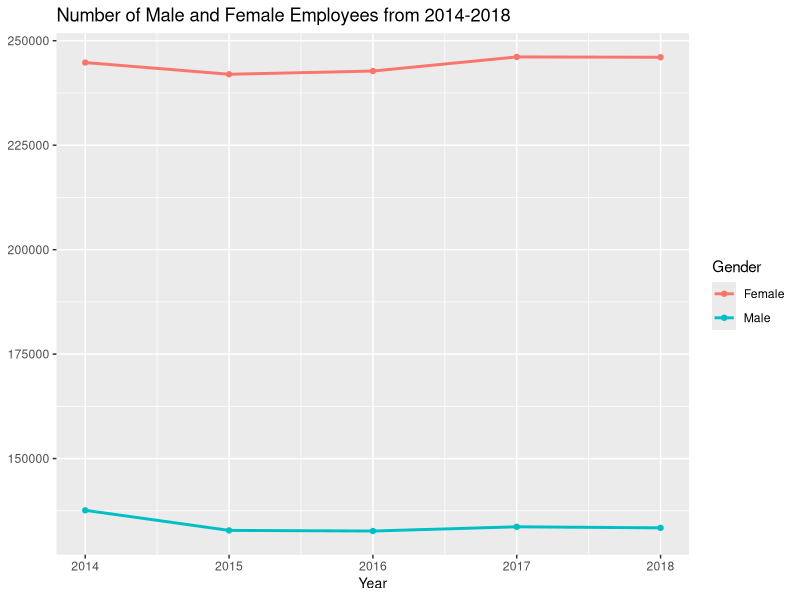
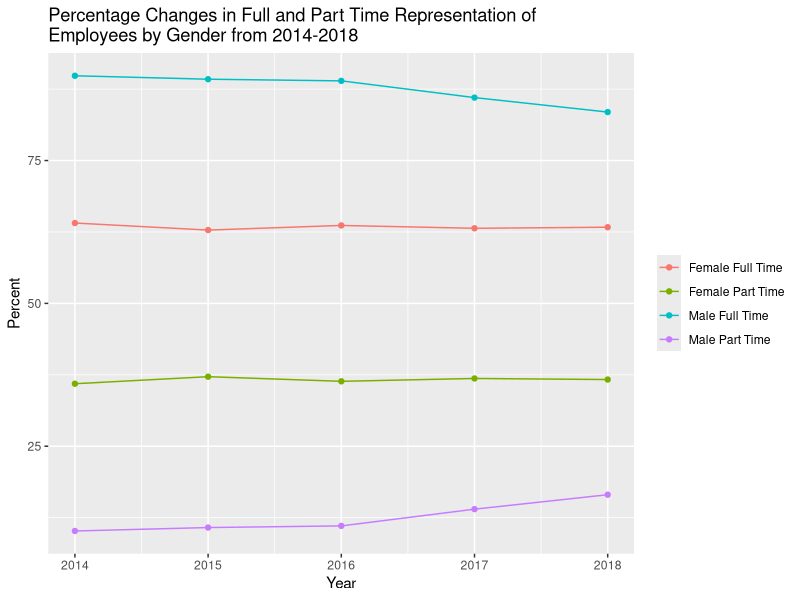
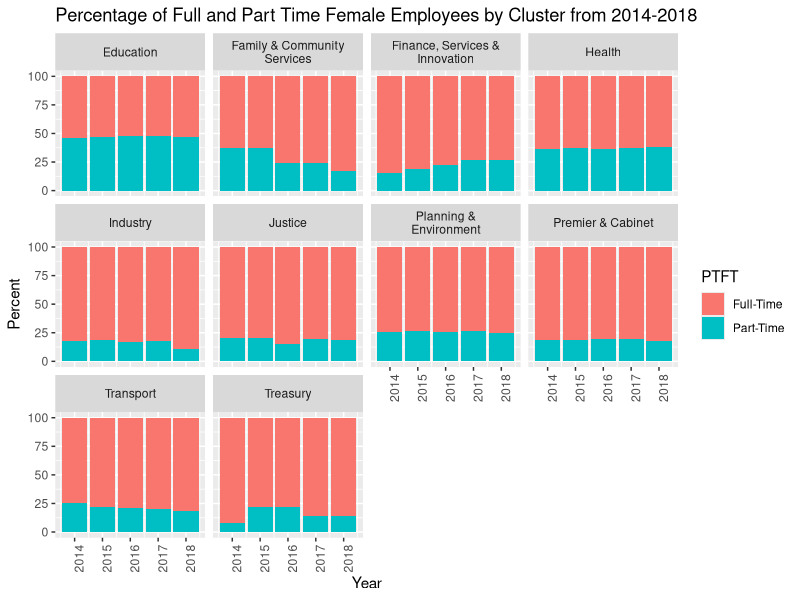
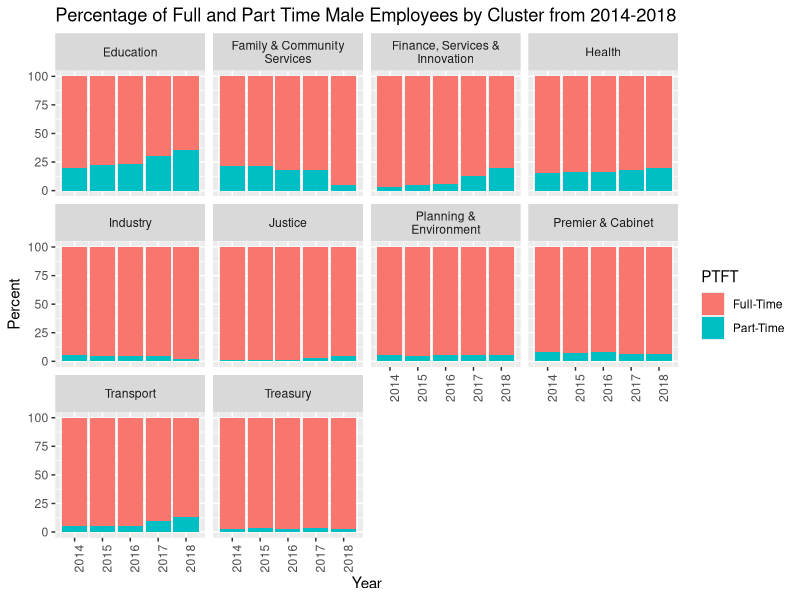

Write R code to recreate these figures, in order.
## ---- chunk 1
knitr::opts_chunk$set(echo = TRUE)
suppressWarnings(library(tidyverse))
suppressWarnings(library(formattable))
suppressWarnings(library(kableExtra))

#Function to Wrap text title in facet
swr = function(string, nwrap) {
  paste(strwrap(string, width=nwrap), collapse="\n")
}
swr = Vectorize(swr)

## ---- chunk 2
pt1 <- read.csv("ptft_table_pivotformat.csv",header=TRUE)
colnames(pt1) <- c("Cluster", "Agency", "Year", "PTFT", "Gender", "Headcount")
pt1[,6] <- as.numeric(gsub(",","",pt1$Headcount))
pt2.1 <- aggregate(pt1[,6], by = list(pt1$Year, pt1$PTFT), FUN=sum)
colnames(pt2.1) <- c("Year", "PTFT","Headcount")
pt2.2 <- aggregate(pt1[,6], by = list(pt1$Year, pt1$Cluster, pt1$PTFT), FUN=sum)
colnames(pt2.2) <- c("Year", "Cluster","PTFT","Headcount")
pt3 <- aggregate(pt1[,6], by = list(pt1$Gender, pt1$Year), FUN=sum)
colnames(pt3) <- c("Gender", "Year", "Headcount")
pt4 <- aggregate(pt1[,6], by = list(pt1$Gender, pt1$PTFT, pt1$Year), FUN=sum)
colnames(pt4) <- c("Gender", "PTFT", "Year", "Headcount")
pt5 <- aggregate(pt1[,6], by=list(pt1$Cluster, pt1$Gender, pt1$Year), FUN=sum)
colnames(pt5) <- c("Cluster","Gender", "Year", "Headcount")
pt6 <- aggregate(pt1[,6], by=list(pt1$Cluster, pt1$Gender, pt1$PTFT, pt1$Year), FUN=sum)
colnames(pt6) <- c("Cluster","Gender", "PTFT","Year", "Headcount")
## ---- chunk 3

# Question 1 Trends in Male Female Employment Over Time
Q1plot <- ggplot2::ggplot(pt3,aes(x=Year,y=Headcount, group=Gender)) + geom_line(aes(color=Gender), size=1) + geom_point(aes(color=Gender)) + ggtitle("Number of Male and Female Employees from 2014-2018") +  theme(legend.position="right", axis.title.y = element_blank(), axis.title = element_text(size=10))

num_employees <- pt3 %>% pivot_wider(names_from=Gender,values_from=Headcount)
Q1table <- kable(num_employees,caption="Number of Employees 2014-2018") %>% kable_styling(bootstrap_options = c("striped", "hover"),full_width=F)

f <- num_employees$Female
fdif <- f[2:5] - f[1:4]
fdif_percent <- fdif/f[1:4]
ave_f_change <- mean(fdif_percent[2:4])

m <- num_employees$Male
mdif <- m[2:5] - m[1:4]
mdif_percent <- mdif/m[1:4]
ave_m_change <- mean(mdif_percent[2:4])
## ---- chunk 4
Q1plot
## ---- chunk 5
# Number of Employees in each Sector from 2014 to 2018
Q2table4 <- pt2.2 %>% group_by(Year,Cluster) %>% summarize(HC = sum(Headcount)) %>% pivot_wider(names_from=Year,values_from=HC)
Q2table4 <- Q2table4[order(-Q2table4$`2018`),]
Q2table4 <- kable(Q2table4,caption="Number of employees in each sector from 2014-2018") %>% kable_styling(bootstrap_options = c("striped", "hover"),full_width=F)

#Percentage of Part time by cluster
pt7 <- pt2.1 %>% filter(Year == "2018")
pt7.1 <- pt7 %>% group_by(Year) %>% mutate(Percent = paste(round(Headcount*100/sum(Headcount),2),"%",sep=""))
ptft_sector_2018 <- pt7.1[,-3] %>% group_by(Year) %>% pivot_wider(names_from = PTFT, values_from = Percent)
Q2table2 <- kable(ptft_sector_2018,caption="Percentage of Part Time and Full Time Employees in 2018") %>% kable_styling(bootstrap_options = c("striped", "hover"),full_width=F)

pt8 <- pt2.2 %>% filter(Year == "2018")
Q2plot2 <- ggplot2::ggplot(pt8,aes(x=Cluster,y=Headcount,fill=PTFT)) + geom_bar(position="stack",stat="identity") + theme(axis.text.x = element_text(angle=90), axis.title.x = element_blank()) + ggtitle("Headcount of Full and Part Time Employees by Cluster in 2018")

Q2plot3 <- ggplot2::ggplot(pt8,aes(x=Cluster,y=Headcount,fill=PTFT)) + geom_bar(position="fill",stat="identity") + theme(axis.text.x = element_text(angle=90), axis.title.x = element_blank()) + ggtitle("Percentage of Full and Part Time Employees by Cluster in 2018") + ylab("Percentage")

pt9 <- pt8 %>% group_by(Cluster) %>% mutate(Percent = round(Headcount*100/sum(Headcount),2))
Q2table3 <- pt9[,-4] %>% group_by(Cluster) %>% pivot_wider(names_from = PTFT, values_from = Percent)
Q2table3 <- Q2table3[order(-Q2table3$`Full-Time`),]
Q2table3 <- kable(Q2table3,caption="Percentage of Part Time and Full Time Employees in 2018 by Cluster") %>% kable_styling(bootstrap_options = c("striped", "hover"),full_width=F)

## ---- chunk 6
Q2table2

## ---- chunk 7
Q2table3
## ---- chunk 8
Q2plot1 <- ggplot2::ggplot(pt4,aes(x=Year,y=Headcount, group=interaction(Gender,PTFT))) + geom_point(aes(color=Gender)) + geom_line(aes(color=Gender, linetype=PTFT), size=1) + theme(legend.position="right", axis.title.y = element_blank())+ ggtitle("Number of full time and part time employees from 2014-2018") 

pt4.1 <- pt4 %>% group_by(Year) %>% pivot_wider(names_from=c(Gender,PTFT),values_from=Headcount)
pt4.11 <- pt4.1
colnames(pt4.11) <- c("Year","Female Part Time","Female Full Time","Male Part Time", "Male Full Time")
Q2table1 <- kable(pt4.11[,c(1,4,2,5,3)],caption="Number of Part Time and Full Time Employees from 2014-2018") %>% kable_styling(bootstrap_options = c("striped", "hover"),full_width=F)

# Question 3 
# Male and Female Part Time Employees By Sector Over Time
pt4.2 <- pt4 %>% group_by(Gender, Year) %>% mutate(Percent = round( Headcount*100/sum(Headcount),2))
Q3plot1 <- ggplot2::ggplot(pt4.2,aes(x=Gender,y=Percent,fill=PTFT)) + geom_bar(position="fill", stat="identity") + facet_wrap(~Year) + ggtitle("Percentage of Full and Part Time Employees by Gender from 2014-2018")

pt4.21 <- pt4.2 %>% mutate(Gender_PTFT =case_when(
(Gender == "Female" & PTFT == "Full-Time") ~ "Female Full Time",
(Gender == "Female" & PTFT == "Part-Time") ~ "Female Part Time",
(Gender == "Male" & PTFT == "Full-Time") ~ "Male Full Time",
(Gender == "Male" & PTFT == "Part-Time") ~ "Male Part Time"))
pt4.22 <- pt4.21[,-c(1,2)]

Q3plot2 <- ggplot2::ggplot(pt4.22,aes(x=Year,y=Percent)) + geom_line(aes(colour=Gender_PTFT)) + ggtitle(swr("Percentage Changes in Full and Part Time Representation of Employees by Gender from 2014-2018",60)) + geom_point(aes(colour=Gender_PTFT)) + theme(legend.title = element_blank())
Q3plot2

Q3table1 <- pt4.1 %>% group_by(Year) %>% transmute(
    Female_PT = paste(round(`Female_Part-Time`*100/(`Female_Full-Time` + `Female_Part-Time`),2),"%",sep=""),
    Female_FT = paste(round(`Female_Full-Time`*100/(`Female_Full-Time` + `Female_Part-Time`),2),"%",sep=""),
    Male_PT = paste(round(`Male_Part-Time`*100/(`Male_Full-Time` + `Male_Part-Time`),2),"%",sep=""),
    Male_FT = paste(round(`Male_Full-Time`*100/(`Male_Full-Time` + `Male_Part-Time`),2),"%",sep=""))
Q3table1 <- kable(Q3table1,caption="Percentage of Part Time and Full Time Employees from 2014-2018") %>% kable_styling(bootstrap_options = c("striped", "hover"),full_width=F)

femalept <- pt4.2 %>% filter(Gender == "Female")
malept <- pt4.2 %>% filter(Gender == "Male")

Q3plot3 <- ggplot2::ggplot(femalept, aes(x=Year,y=Percent,fill=PTFT)) + geom_bar(position="stack",stat="identity") + theme(axis.text.x = element_text(angle=90)) + ggtitle("Percentage of Full and Part Time Female Employees from 2014-2018")

Q3plot4 <- ggplot2::ggplot(malept, aes(x=Year,y=Percent,fill=PTFT)) + geom_bar(position="stack",stat="identity")  + theme(axis.text.x = element_text(angle=90)) + ggtitle("Percentage of Full and Part Time Male Employees from 2014-2018")
## ---- chunk 9
# Question 3
# Male and Female Part Time Employees By Cluster Over Time

pt6.3 <- pt6 %>% group_by(Cluster, Gender, Year) %>% mutate(Percent = round( Headcount*100/sum(Headcount),2))

femalept <- pt6.3 %>% filter(Gender == "Female")

# Create string wrap of facet title
femalept$Cluster = swr(femalept$Cluster,20)

Q3plot5 <- ggplot2::ggplot(femalept, aes(x=Year,y=Percent,fill=PTFT)) + geom_bar(position="stack",stat="identity") + facet_wrap(~Cluster) + theme(axis.text.x = element_text(angle=90)) + ggtitle("Percentage of Full and Part Time Female Employees by Cluster from 2014-2018")
Q3plot5

malept <- pt6.3 %>% filter(Gender == "Male")

# Create string wrap of facet title
malept$Cluster = swr(malept$Cluster,20)

Q3plot6 <- ggplot2::ggplot(malept, aes(x=Year,y=Percent,fill=PTFT)) + geom_bar(position="stack",stat="identity") + facet_wrap(~Cluster) + theme(axis.text.x = element_text(angle=90)) + ggtitle("Percentage of Full and Part Time Male Employees by Cluster from 2014-2018") 
Q3plot6
## ---- chunk 10
# Question 4 Projections for 2025

fit <- lm(Percent ~ Year + Gender_PTFT, data=pt4.22)

fft=function(x){coef(fit)[2]*x+coef(fit)[1]}
fpt=function(x){coef(fit)[2]*x+coef(fit)[1]+coef(fit)[3]}
mft=function(x){coef(fit)[2]*x+coef(fit)[1]+coef(fit)[4]}
mpt=function(x){coef(fit)[2]*x+coef(fit)[1]+coef(fit)[5]}

fft_sec25 <- fft(2025)
fpt_sec25 <- fpt(2025)
mft_sec25 <- mft(2025)
mpt_sec25 <- mpt(2025)

Employees <- round(c(fft_sec25,fpt_sec25,mft_sec25,mpt_sec25),2)
Status <- c("Female FullTime","Female PartTime","Male FullTime","Male PartTime")
Q4table1 <- data.frame(Status, Employees)
Q4table1 <- kable(Q4table1,caption="Projected Percentage of Full and Part Time Employees in 2025 by Gender") %>% kable_styling(bootstrap_options = c("striped", "hover"),full_width=F)
